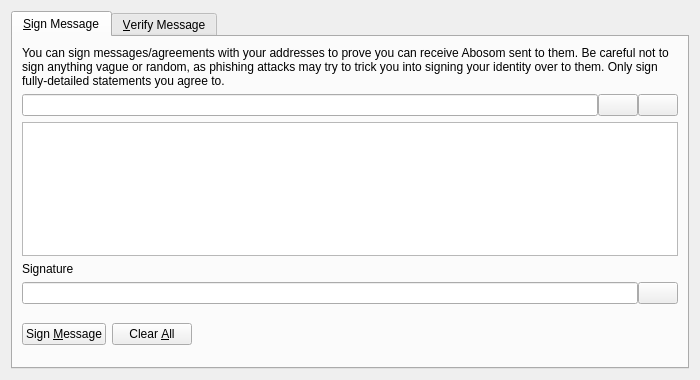
<?xml version="1.0" encoding="UTF-8"?>
<ui version="4.0">
 <class>SignVerifyMessageDialog</class>
 <widget class="QDialog" name="SignVerifyMessageDialog">
  <property name="geometry">
   <rect>
    <x>0</x>
    <y>0</y>
    <width>700</width>
    <height>380</height>
   </rect>
  </property>
  <property name="windowTitle">
   <string>Signatures - Sign / Verify a Message</string>
  </property>
  <property name="modal">
   <bool>true</bool>
  </property>
  <layout class="QVBoxLayout" name="verticalLayout">
   <item>
    <widget class="QTabWidget" name="tabWidget">
     <property name="currentIndex">
      <number>0</number>
     </property>
     <widget class="QWidget" name="tabSignMessage">
      <attribute name="title">
       <string>&amp;Sign Message</string>
      </attribute>
      <layout class="QVBoxLayout" name="verticalLayout_SM">
       <item>
        <widget class="QLabel" name="infoLabel_SM">
         <property name="text">
          <string>You can sign messages/agreements with your addresses to prove you can receive Abosom sent to them. Be careful not to sign anything vague or random, as phishing attacks may try to trick you into signing your identity over to them. Only sign fully-detailed statements you agree to.</string>
         </property>
         <property name="textFormat">
          <enum>Qt::PlainText</enum>
         </property>
         <property name="wordWrap">
          <bool>true</bool>
         </property>
        </widget>
       </item>
       <item>
        <layout class="QHBoxLayout" name="horizontalLayout_1_SM">
         <property name="spacing">
          <number>0</number>
         </property>
         <item>
          <widget class="QValidatedLineEdit" name="addressIn_SM">
           <property name="toolTip">
            <string>The Abosom address to sign the message with</string>
           </property>
          </widget>
         </item>
         <item>
          <widget class="QPushButton" name="addressBookButton_SM">
           <property name="toolTip">
            <string>Choose previously used address</string>
           </property>
           <property name="text">
            <string/>
           </property>
           <property name="shortcut">
            <string>Alt+A</string>
           </property>
           <property name="autoDefault">
            <bool>false</bool>
           </property>
          </widget>
         </item>
         <item>
          <widget class="QPushButton" name="pasteButton_SM">
           <property name="toolTip">
            <string>Paste address from clipboard</string>
           </property>
           <property name="text">
            <string/>
           </property>
           <property name="shortcut">
            <string>Alt+P</string>
           </property>
           <property name="autoDefault">
            <bool>false</bool>
           </property>
          </widget>
         </item>
        </layout>
       </item>
       <item>
        <widget class="QPlainTextEdit" name="messageIn_SM">
         <property name="toolTip">
          <string>Enter the message you want to sign here</string>
         </property>
        </widget>
       </item>
       <item>
        <widget class="QLabel" name="signatureLabel_SM">
         <property name="text">
          <string>Signature</string>
         </property>
         <property name="textFormat">
          <enum>Qt::PlainText</enum>
         </property>
        </widget>
       </item>
       <item>
        <layout class="QHBoxLayout" name="horizontalLayout_2_SM">
         <property name="spacing">
          <number>0</number>
         </property>
         <item>
          <widget class="QLineEdit" name="signatureOut_SM">
           <property name="font">
            <font>
             <italic>true</italic>
            </font>
           </property>
           <property name="readOnly">
            <bool>true</bool>
           </property>
          </widget>
         </item>
         <item>
          <widget class="QPushButton" name="copySignatureButton_SM">
           <property name="toolTip">
            <string>Copy the current signature to the system clipboard</string>
           </property>
           <property name="text">
            <string/>
           </property>
           <property name="autoDefault">
            <bool>false</bool>
           </property>
          </widget>
         </item>
        </layout>
       </item>
       <item>
        <layout class="QHBoxLayout" name="horizontalLayout_3_SM">
         <item>
          <widget class="QPushButton" name="signMessageButton_SM">
           <property name="toolTip">
            <string>Sign the message to prove you own this Abosom address</string>
           </property>
           <property name="text">
            <string>Sign &amp;Message</string>
           </property>
           <property name="autoDefault">
            <bool>false</bool>
           </property>
          </widget>
         </item>
         <item>
          <widget class="QPushButton" name="clearButton_SM">
           <property name="toolTip">
            <string>Reset all sign message fields</string>
           </property>
           <property name="text">
            <string>Clear &amp;All</string>
           </property>
           <property name="autoDefault">
            <bool>false</bool>
           </property>
          </widget>
         </item>
         <item>
          <spacer name="horizontalSpacer_1_SM">
           <property name="orientation">
            <enum>Qt::Horizontal</enum>
           </property>
           <property name="sizeHint" stdset="0">
            <size>
             <width>40</width>
             <height>48</height>
            </size>
           </property>
          </spacer>
         </item>
         <item>
          <widget class="QLabel" name="statusLabel_SM">
           <property name="font">
            <font>
             <weight>75</weight>
             <bold>true</bold>
            </font>
           </property>
           <property name="text">
            <string/>
           </property>
           <property name="wordWrap">
            <bool>true</bool>
           </property>
          </widget>
         </item>
         <item>
          <spacer name="horizontalSpacer_2_SM">
           <property name="orientation">
            <enum>Qt::Horizontal</enum>
           </property>
           <property name="sizeHint" stdset="0">
            <size>
             <width>40</width>
             <height>48</height>
            </size>
           </property>
          </spacer>
         </item>
        </layout>
       </item>
      </layout>
     </widget>
     <widget class="QWidget" name="tabVerifyMessage">
      <attribute name="title">
       <string>&amp;Verify Message</string>
      </attribute>
      <layout class="QVBoxLayout" name="verticalLayout_VM">
       <item>
        <widget class="QLabel" name="infoLabel_VM">
         <property name="text">
          <string>Enter the receiver's address, message (ensure you copy line breaks, spaces, tabs, etc. exactly) and signature below to verify the message. Be careful not to read more into the signature than what is in the signed message itself, to avoid being tricked by a man-in-the-middle attack. Note that this only proves the signing party receives with the address, it cannot prove sendership of any transaction!</string>
         </property>
         <property name="textFormat">
          <enum>Qt::PlainText</enum>
         </property>
         <property name="alignment">
          <set>Qt::AlignLeading|Qt::AlignLeft|Qt::AlignTop</set>
         </property>
         <property name="wordWrap">
          <bool>true</bool>
         </property>
        </widget>
       </item>
       <item>
        <layout class="QHBoxLayout" name="horizontalLayout_1_VM">
         <property name="spacing">
          <number>0</number>
         </property>
         <item>
          <widget class="QValidatedLineEdit" name="addressIn_VM">
           <property name="toolTip">
            <string>The Abosom address the message was signed with</string>
           </property>
          </widget>
         </item>
         <item>
          <widget class="QPushButton" name="addressBookButton_VM">
           <property name="toolTip">
            <string>Choose previously used address</string>
           </property>
           <property name="text">
            <string/>
           </property>
           <property name="shortcut">
            <string>Alt+A</string>
           </property>
           <property name="autoDefault">
            <bool>false</bool>
           </property>
          </widget>
         </item>
        </layout>
       </item>
       <item>
        <widget class="QPlainTextEdit" name="messageIn_VM"/>
       </item>
       <item>
        <widget class="QValidatedLineEdit" name="signatureIn_VM"/>
       </item>
       <item>
        <layout class="QHBoxLayout" name="horizontalLayout_2_VM">
         <item>
          <widget class="QPushButton" name="verifyMessageButton_VM">
           <property name="toolTip">
            <string>Verify the message to ensure it was signed with the specified Abosom address</string>
           </property>
           <property name="text">
            <string>Verify &amp;Message</string>
           </property>
           <property name="autoDefault">
            <bool>false</bool>
           </property>
          </widget>
         </item>
         <item>
          <widget class="QPushButton" name="clearButton_VM">
           <property name="toolTip">
            <string>Reset all verify message fields</string>
           </property>
           <property name="text">
            <string>Clear &amp;All</string>
           </property>
           <property name="autoDefault">
            <bool>false</bool>
           </property>
          </widget>
         </item>
         <item>
          <spacer name="horizontalSpacer_1_VM">
           <property name="orientation">
            <enum>Qt::Horizontal</enum>
           </property>
           <property name="sizeHint" stdset="0">
            <size>
             <width>40</width>
             <height>48</height>
            </size>
           </property>
          </spacer>
         </item>
         <item>
          <widget class="QLabel" name="statusLabel_VM">
           <property name="font">
            <font>
             <weight>75</weight>
             <bold>true</bold>
            </font>
           </property>
           <property name="text">
            <string/>
           </property>
           <property name="wordWrap">
            <bool>true</bool>
           </property>
          </widget>
         </item>
         <item>
          <spacer name="horizontalSpacer_2_VM">
           <property name="orientation">
            <enum>Qt::Horizontal</enum>
           </property>
           <property name="sizeHint" stdset="0">
            <size>
             <width>40</width>
             <height>48</height>
            </size>
           </property>
          </spacer>
         </item>
        </layout>
       </item>
      </layout>
     </widget>
    </widget>
   </item>
  </layout>
 </widget>
 <customwidgets>
  <customwidget>
   <class>QValidatedLineEdit</class>
   <extends>QLineEdit</extends>
   <header>qvalidatedlineedit.h</header>
  </customwidget>
 </customwidgets>
 <resources>
  <include location="../abosom.qrc"/>
 </resources>
 <connections/>
</ui>
